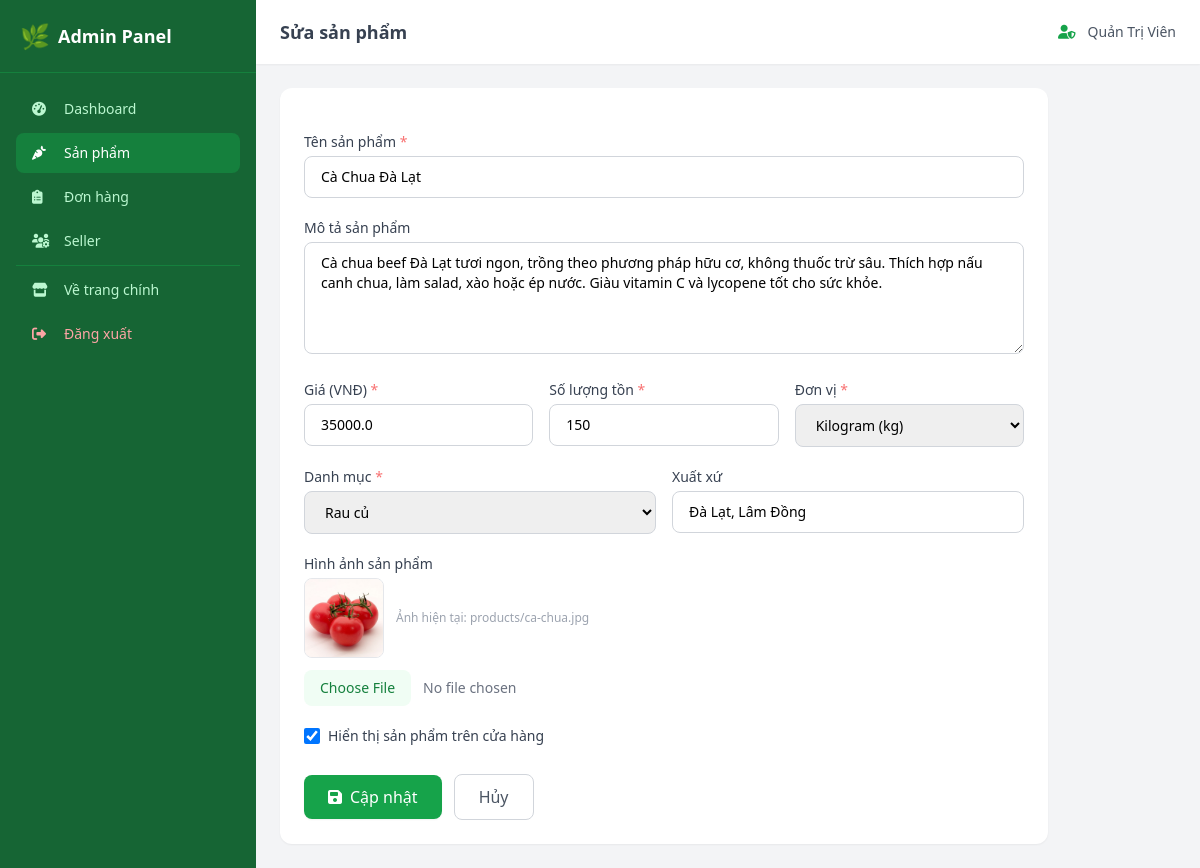
Screenshot of /admin/products/edit/1 (signed in) with the database file from the repository.
### models.py (models this page shows, shortened)
class User(UserMixin, db.Model):
    __tablename__ = 'users'
    id = db.Column(db.Integer, primary_key=True)
    username = db.Column(db.String(80), unique=True, nullable=False, index=True)
    email = db.Column(db.String(120), unique=True, nullable=False, index=True)
    password_hash = db.Column(db.String(256), nullable=False)
    full_name = db.Column(db.String(150), nullable=False)
    phone = db.Column(db.String(20), nullable=True)
    address = db.Column(db.String(300), nullable=True)
    role = db.Column(db.String(20), nullable=False, default='buyer')  # 'admin' | 'seller' | 'buyer'
    is_active = db.Column(db.Boolean, default=True)
    created_at = db.Column(db.DateTime, default=datetime.utcnow)
    orders = db.relationship('Order', backref='customer', lazy='dynamic')
    products = db.relationship('Product', backref='seller', lazy='dynamic', foreign_keys='Product.seller_id')
    def is_admin(self):
        return self.role == 'admin'

class Product(db.Model):
    __tablename__ = 'products'
    id = db.Column(db.Integer, primary_key=True)
    seller_id = db.Column(db.Integer, db.ForeignKey('users.id'), nullable=True, index=True)
    category_id = db.Column(db.Integer, db.ForeignKey('categories.id'), nullable=True, index=True)
    name = db.Column(db.String(200), nullable=False, index=True)
    description = db.Column(db.Text, nullable=True)
    price = db.Column(db.Float, nullable=False)
    stock = db.Column(db.Integer, nullable=False, default=0)
    unit = db.Column(db.String(20), nullable=False, default='kg')
    category = db.Column(db.String(100), nullable=True, index=True)  # giữ tương thích, sẽ đồng bộ với category_id
    image = db.Column(db.String(300), nullable=True, default='default.jpg')
    is_visible = db.Column(db.Boolean, default=True)
    origin = db.Column(db.String(150), nullable=True)
    created_at = db.Column(db.DateTime, default=datetime.utcnow)
    updated_at = db.Column(db.DateTime, default=datetime.utcnow, onupdate=datetime.utcnow)
    order_items = db.relationship('OrderItem', backref='product', lazy='dynamic')

### app.py (the view, shortened to what this page needs)
@app.route('/admin/products/edit/<int:product_id>', methods=['GET', 'POST'])
@admin_required
def admin_product_edit(product_id):
    product = Product.query.get_or_404(product_id)
    form = ProductForm(obj=product)
    return render_template('admin/product_form.html', form=form,
                           title='Sửa sản phẩm', product=product)

### app.py (called while the page is built)
@login_manager.user_loader
def load_user(user_id):
    return db.session.get(User, int(user_id))

def admin_required(f):
    @wraps(f)
    @login_required
    def decorated_function(*args, **kwargs):
        if not current_user.is_admin():
            abort(403)
        return f(*args, **kwargs)
    return decorated_function

def is_external_image_url(value):
    if not value:
        return False
    parsed = urlparse(value)
    return parsed.scheme in ('http', 'https') and bool(parsed.netloc)

def build_image_url(image_value):
    if is_external_image_url(image_value):
        return image_value
    image_name = (image_value or 'products/default.jpg').strip()
    if image_name.startswith('products/'):
        return url_for('static', filename=image_name)
    return url_for('static', filename=f'uploads/{image_name}')

@app.context_processor
def inject_cart_count():
    cart = session.get('cart', {})
    count = sum(item['quantity'] for item in cart.values())
    return dict(cart_count=count, image_url=build_image_url)

### templates/admin/product_form.html (shortened to what this page needs)
{% extends 'admin/base_admin.html' %}
{% block page_title %}{{ title }}{% endblock %}
{% block admin_content %}
<div class="max-w-3xl">
    <div class="bg-white rounded-xl shadow-sm p-6">
        <form method="POST" enctype="multipart/form-data" class="space-y-5">
            <div>
                <label class="block text-sm font-medium text-gray-700 mb-1">
                    Tên sản phẩm <span class="text-red-400">*</span>
                </label>
                {{ form.name(class="w-full px-4 py-2.5 rounded-lg border border-gray-300 focus:border-green-brand-500 focus:ring-2 focus:ring-green-brand-200 outline-none text-sm", placeholder="VD: Cà Chua Đà Lạt") }}
            </div>
            <div>
                <label class="block text-sm font-medium text-gray-700 mb-1">Mô tả sản phẩm</label>
                {{ form.description(class="w-full px-4 py-2.5 rounded-lg border border-gray-300 focus:border-green-brand-500 focus:ring-2 focus:ring-green-brand-200 outline-none text-sm h-28 resize-y", placeholder="Mô tả chi tiết về sản phẩm, công dụng, cách sử dụng...") }}
            </div>
            <div class="grid grid-cols-1 sm:grid-cols-3 gap-4">
                <div>
                    <label class="block text-sm font-medium text-gray-700 mb-1">
                        Giá (VNĐ) <span class="text-red-400">*</span>
                    </label>
                    {{ form.price(class="w-full px-4 py-2.5 rounded-lg border border-gray-300 focus:border-green-brand-500 focus:ring-2 focus:ring-green-brand-200 outline-none text-sm", placeholder="35000") }}
                </div>
                <div>
                    <label class="block text-sm font-medium text-gray-700 mb-1">
                        Số lượng tồn <span class="text-red-400">*</span>
                    </label>
                    {{ form.stock(class="w-full px-4 py-2.5 rounded-lg border border-gray-300 focus:border-green-brand-500 focus:ring-2 focus:ring-green-brand-200 outline-none text-sm", placeholder="100") }}
                </div>
                <div>
                    <label class="block text-sm font-medium text-gray-700 mb-1">Đơn vị <span class="text-red-400">*</span></label>
                    {{ form.unit(class="w-full px-4 py-2.5 rounded-lg border border-gray-300 focus:border-green-brand-500 focus:ring-2 focus:ring-green-brand-200 outline-none text-sm") }}
                </div>
            </div>
            <div class="grid grid-cols-1 sm:grid-cols-2 gap-4">
                <div>
                    <label class="block text-sm font-medium text-gray-700 mb-1">Danh mục <span class="text-red-400">*</span></label>
                    {{ form.category(class="w-full px-4 py-2.5 rounded-lg border border-gray-300 focus:border-green-brand-500 focus:ring-2 focus:ring-green-brand-200 outline-none text-sm") }}
                </div>
                <div>
                    <label class="block text-sm font-medium text-gray-700 mb-1">Xuất xứ</label>
                    {{ form.origin(class="w-full px-4 py-2.5 rounded-lg border border-gray-300 focus:border-green-brand-500 focus:ring-2 focus:ring-green-brand-200 outline-none text-sm", placeholder="VD: Đà Lạt, Lâm Đồng") }}
                </div>
            </div>
            <div>
                <label class="block text-sm font-medium text-gray-700 mb-1">Hình ảnh sản phẩm</label>
                {% if product is defined and product and product.image %}
                    <div class="mb-3 flex items-center gap-3">
                        <img src="{{ image_url(product.image) }}"
                             class="w-20 h-20 object-cover rounded-lg border"
                             onerror="this.src='https://placehold.co/100x100/e8d0b3/6d4a30?text=🌿'"
                             alt="Current image">
                        <span class="text-xs text-gray-400">Ảnh hiện tại: {{ product.image }}</span>
                    </div>
                {% endif %}
                {{ form.image(class="w-full text-sm text-gray-500 file:mr-3 file:py-2 file:px-4 file:rounded-lg file:border-0 file:bg-green-brand-50 file:text-green-brand-700 file:font-medium file:cursor-pointer hover:file:bg-green-brand-100") }}
            </div>
            <div class="flex items-center gap-2">
                {{ form.is_visible(class="w-4 h-4 text-green-brand-600 rounded focus:ring-green-brand-500") }}
                <label class="text-sm text-gray-700">Hiển thị sản phẩm trên cửa hàng</label>
            </div>
            <div class="flex items-center gap-3 pt-2">
                <button type="submit"
                        class="bg-green-brand-600 text-white px-6 py-2.5 rounded-lg font-medium hover:bg-green-brand-700 transition shadow-sm">
                    <i class="fas fa-save mr-2"></i>{{ 'Cập nhật' if product is defined and product else 'Thêm mới' }}
                </button>
                <a href="{{ url_for('admin_products') }}"
                   class="px-6 py-2.5 rounded-lg font-medium text-gray-600 hover:bg-gray-100 transition border border-gray-300">
                    Hủy
                </a>
            </div>
        </form>
    </div>
</div>
{% endblock %}

### templates/admin/base_admin.html (shortened to what this page needs)
<!DOCTYPE html>
<html lang="vi">
<head>
    <script src="https://cdn.tailwindcss.com"></script>
    <link rel="stylesheet" href="https://cdnjs.cloudflare.com/ajax/libs/font-awesome/6.5.0/css/all.min.css">
</head>
<body class="bg-gray-100 min-h-screen">
    <div class="flex min-h-screen">
        <aside id="sidebar" class="w-64 bg-green-brand-800 text-white flex-shrink-0 hidden lg:block">
            <div class="p-5 border-b border-green-brand-700">
                <a href="{{ url_for('admin_dashboard') }}" class="flex items-center gap-2">
                    <span class="text-2xl">🌿</span>
                    <span class="text-lg font-bold">Admin Panel</span>
                </a>
            </div>
            <nav class="p-4 space-y-1">
                <a href="{{ url_for('admin_dashboard') }}"
                   class="flex items-center gap-3 px-4 py-2.5 rounded-lg text-sm font-medium
                   {% if request.endpoint == 'admin_dashboard' %}bg-green-brand-700 text-white{% else %}text-green-brand-200 hover:bg-green-brand-700 hover:text-white{% endif %} transition">
                    <i class="fas fa-tachometer-alt w-5"></i> Dashboard
                </a>
                <a href="{{ url_for('admin_products') }}"
                   class="flex items-center gap-3 px-4 py-2.5 rounded-lg text-sm font-medium
                   {% if 'product' in request.endpoint %}bg-green-brand-700 text-white{% else %}text-green-brand-200 hover:bg-green-brand-700 hover:text-white{% endif %} transition">
                    <i class="fas fa-carrot w-5"></i> Sản phẩm
                </a>
                <a href="{{ url_for('admin_orders') }}"
                   class="flex items-center gap-3 px-4 py-2.5 rounded-lg text-sm font-medium
                   {% if 'order' in request.endpoint %}bg-green-brand-700 text-white{% else %}text-green-brand-200 hover:bg-green-brand-700 hover:text-white{% endif %} transition">
                    <i class="fas fa-clipboard-list w-5"></i> Đơn hàng
                </a>
                <a href="{{ url_for('admin_sellers') }}"
                   class="flex items-center gap-3 px-4 py-2.5 rounded-lg text-sm font-medium
                   {% if 'seller' in request.endpoint %}bg-green-brand-700 text-white{% else %}text-green-brand-200 hover:bg-green-brand-700 hover:text-white{% endif %} transition">
                    <i class="fas fa-users-cog w-5"></i> Seller
                </a>
                <hr class="border-green-brand-700 my-3">
                <a href="{{ url_for('index') }}"
                   class="flex items-center gap-3 px-4 py-2.5 rounded-lg text-sm font-medium text-green-brand-200 hover:bg-green-brand-700 hover:text-white transition">
                    <i class="fas fa-store w-5"></i> Về trang chính
                </a>
                <a href="{{ url_for('logout') }}"
                   class="flex items-center gap-3 px-4 py-2.5 rounded-lg text-sm font-medium text-red-300 hover:bg-red-600 hover:text-white transition">
                    <i class="fas fa-sign-out-alt w-5"></i> Đăng xuất
                </a>
            </nav>
        </aside>
        <div class="flex-1 flex flex-col">
            <header class="bg-white shadow-sm h-16 flex items-center justify-between px-6">
                <h2 class="text-lg font-semibold text-gray-700">{% block page_title %}Dashboard{% endblock %}</h2>
                <div class="flex items-center gap-3 text-sm text-gray-600">
                    <i class="fas fa-user-shield text-green-brand-600"></i>
                    <span>{{ current_user.full_name }}</span>
                </div>
            </header>
            <main class="flex-1 p-6">
                {% block admin_content %}{% endblock %}
            </main>
        </div>
    </div>
</body>
</html>

### rows the page displays
User: full_name "Quản Trị Viên"
Product: name "Cà Chua Đà Lạt", description "Cà chua beef Đà Lạt tươi ngon, trồng theo phương pháp hữu cơ, không thuốc trừ sâu. Thích hợp nấu canh chua, làm salad, xào hoặc ép nước. Giàu vitamin C và lycopene tốt cho sức khỏe.", price "35000.0", stock "150", unit "Kilogram (kg)", category "Rau củ", origin "Đà Lạt, Lâm Đồng", image (picture), image "products/ca-chua.jpg", is_visible "☑"

### other values shown
{{ title }} "Sửa sản phẩm"
{{ 'Cập nhật' if product is defined and product else 'Thêm mới' }} "Cập nhật"
